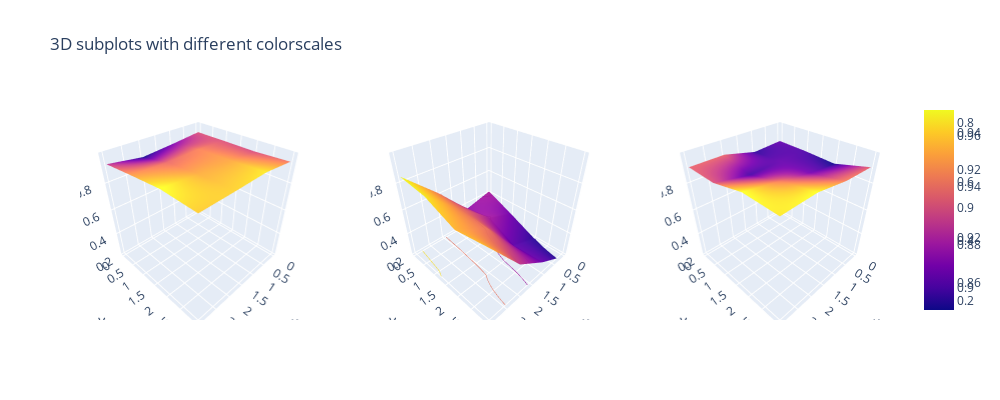

Write notebook code for a chart like this one.
### Code cell
import plotly.graph_objects as go
from plotly.subplots import make_subplots

import numpy as np

# Initialize figure with 4 3D subplots
fig = make_subplots(
    rows=1, cols=3,
    specs=[[{'type': 'surface'}, {'type': 'surface'}, {'type': 'surface'}]])

# Generate data
# factor1 = 'Arc Printing Speed'
# factor2 = 'Arc Fibre Feed Rate'

mean_df = df[df['Section']=='AP_before'].groupby([factor1,factor2]).mean().reset_index()
flights = mean_df.pivot(factor1,factor2, "Score")
fig.add_trace(go.Surface(z=flights.values, ),#colorscale='Viridis',
             row=1, col=1)

mean_df = df[df['Section']=='AP_arc'].groupby([factor1,factor2]).mean().reset_index()
flights = mean_df.pivot(factor1,factor2, "Score")
fig.add_trace(go.Surface(z=flights.values, ),#colorscale='Viridis',
             row=1, col=2)

mean_df = df[df['Section']=='AP_after'].groupby([factor1,factor2]).mean().reset_index()
flights = mean_df.pivot(factor1,factor2, "Score")
fig.add_trace(go.Surface(z=flights.values, ),#colorscale='Viridis',
             row=1, col=3)

# Update xaxis properties
# fig.update_xaxes(title_text="Arc Printing Speed", row=1, col=1)
# fig.update_xaxes(title_text="Arc Printing Speed", range=[10, 50], row=1, col=2)
# fig.update_xaxes(title_text="Arc Printing Speed", showgrid=False, row=1, col=3)

# # Update yaxis properties
# fig.update_yaxes(title_text="Arc Fibre Feed Rate", row=1, col=1)
# fig.update_yaxes(title_text="Arc Fibre Feed Rate", range=[40, 80], row=1, col=2)
# fig.update_yaxes(title_text="Arc Fibre Feed Rate", showgrid=False, row=1, col=3)

# Update yaxis properties
# fig.update_zaxes(title_text="AP Value", range=[0.2, 1], row=1, col=1)
# fig.update_zaxes(title_text="AP Value", range=[0.2, 1], row=1, col=2)
# fig.update_zaxes(title_text="AP Value", range=[0.2, 1], row=1, col=3)

# fig.update_layout(zaxis=dict(tickvals=[0.2, 0.4, 0.6, 0.8, 1]),
#                  zaxis2=dict(tickvals=[0.2, 0.4, 0.6, 0.8, 1]),
#                  zaxis3=dict(tickvals=[0.2, 0.4, 0.6, 0.8, 1]),
#                  )

fig.update_layout(scene = dict(zaxis = dict(nticks=4, range=[0.2,1],tickvals=[0.2, 0.4, 0.6, 0.8, 1]),),)
fig.update_layout(scene2 = dict(zaxis = dict(nticks=4, range=[0.2,1],tickvals=[0.2, 0.4, 0.6, 0.8, 1]),),)
fig.update_layout(scene3 = dict(zaxis = dict(nticks=4, range=[0.2,1],tickvals=[0.2, 0.4, 0.6, 0.8, 1]),),)

fig.update_traces(contours_z=dict(show=True, usecolormap=True,
                                  highlightcolor="limegreen", project_z=True))
fig.update_layout(
    title_text='3D subplots with different colorscales',
    height=400,
    width=1000
)

fig.show()

### Figure 1 — Plotly figure (JSON) as saved in the notebook; plotly's stock layout.template omitted (floating-point values rounded to 4 significant figures)
{"data": [{"contours": {"z": {"highlightcolor": "limegreen", "project": {"z": true}, "show": true, "usecolormap": true}}, "scene": "scene", "type": "surface", "z": [[0.9327, 0.9101, 0.8914, 0.9258], [0.9325, 0.9439, 0.9384, 0.9494], [0.9308, 0.9517, 0.9537, 0.9704], [0.9416, 0.9653, 0.9608, 0.9592]]}, {"contours": {"z": {"highlightcolor": "limegreen", "project": {"z": true}, "show": true, "usecolormap": true}}, "scene": "scene2", "type": "surface", "z": [[0.4179, 0.3615, 0.6192, 0.8444], [0.3143, 0.4074, 0.6005, 0.8168], [0.2015, 0.2839, 0.5842, 0.7254], [0.1673, 0.3013, 0.469, 0.7666]]}, {"contours": {"z": {"highlightcolor": "limegreen", "project": {"z": true}, "show": true, "usecolormap": true}}, "scene": "scene3", "type": "surface", "z": [[0.8645, 0.8514, 0.9077, 0.9066], [0.8586, 0.8645, 0.8571, 0.9023], [0.8453, 0.8696, 0.9136, 0.9522], [0.9066, 0.9156, 0.9512, 0.9442]]}], "layout": {"height": 400, "scene": {"domain": {"x": [0, 0.2889], "y": [0, 1]}, "zaxis": {"nticks": 4, "range": [0.2, 1], "tickvals": [0.2, 0.4, 0.6, 0.8, 1]}}, "scene2": {"domain": {"x": [0.3556, 0.6444], "y": [0, 1]}, "zaxis": {"nticks": 4, "range": [0.2, 1], "tickvals": [0.2, 0.4, 0.6, 0.8, 1]}}, "scene3": {"domain": {"x": [0.7111, 1], "y": [0, 1]}, "zaxis": {"nticks": 4, "range": [0.2, 1], "tickvals": [0.2, 0.4, 0.6, 0.8, 1]}}, "title": {"text": "3D subplots with different colorscales"}, "width": 1000}}
